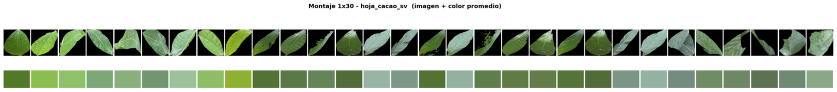
#> input picture 02_color_embeddings/montajes_1x30/hoja_cacao_sv_montaje_1x30.png, 1673 x 183 px, shrunk from 2579 x 282 before the run (shown at 1/2 size)
$ python -i color_embeddings_cacao.py   (imports and definitions only)
#> lines starting #> are read from the running program, lines starting #| are printed output that depends on the picture; after the words box and inside, x2 and y2 are one past the last pixel; in counts of white or black regions, pixels touching at a corner belong together
#> further down, picture is the input picture: shape (183, 1673, 3); mean B, G, R 169.4, 185.4, 174.8
"""LOGICA DE COLOR - Identificar hoja de cacao por cambios en el embedding de color
La pigmentacion antocianica del brote (verde -> rojizo -> violaceo) es un descriptor
varietal altamente heredable (UPOV C1). Este modulo construye un "embedding de color"
por objeto segmentado y mide como cambia entre clases/variedades.

Embedding de color por objeto (vector interpretable, no caja negra):
  - Histograma HSV (H:16 + S:8 + V:8 bins)  -> distribucion de matiz/saturacion
  - Estadisticos Lab (media a*, b*)          -> eje rojo-verde / azul-amarillo
  - NGRDI = (G-R)/(G+R)                        -> indice de verdor
  - RGBVI = (G^2 - R*B)/(G^2 + R*B)            -> vigor foliar
  - Ratio antocianina = R/(R+G)                -> proxy de pigmentacion roja [0,1]

Salida: catalogo_color.csv (una fila por objeto) + color_embeddings.npy
"""
import sys, json, datetime
from pathlib import Path
import numpy as np
import cv2

sys.path.insert(0, str(Path(__file__).resolve().parents[1] / "00_config"))
from utils_config import ruta_salida  # noqa: E402


def embedding_color(img_bgr):
    """Devuelve un vector de color interpretable a partir de pixeles NO negros
    (los recortes segmentados tienen fondo negro por SAM)."""
    mask = np.any(img_bgr > 8, axis=2)
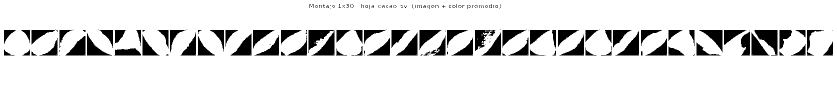
#> mask: shape (183, 1673) bool (shown at 1/2 size); 88.6% white; 191 black regions (115 under 20 px), largest, box (x1, y1, x2, y2) and area: (617, 60, 669, 111) 1930, (1509, 60, 1555, 111) 1226, (1231, 62, 1278, 111) 956
    if mask.sum() < 30:
        return None
    b, g, r = [img_bgr[:, :, i][mask].astype(np.float32) for i in range(3)]
    eps = 1e-6

    hsv = cv2.cvtColor(img_bgr, cv2.COLOR_BGR2HSV)
#> hsv: shape (183, 1673, 3); mean H, S, V 19.3, 31.8, 185.4
    h_hist = cv2.calcHist([hsv], [0], mask.astype(np.uint8), [16], [0, 180]).flatten()
#> h_hist = [164956, 62, 752, 14607, 53196, 16623, 19010, 1419, 118, 2, 79, 78, 163, 156, 32, 1]
    s_hist = cv2.calcHist([hsv], [1], mask.astype(np.uint8), [8], [0, 256]).flatten()
#> s_hist = [170776, 34143, 20839, 20161, 15771, 7200, 2253, 111]
    v_hist = cv2.calcHist([hsv], [2], mask.astype(np.uint8), [8], [0, 256]).flatten()
#> v_hist = [2849, 2032, 4842, 32932, 25610, 30745, 9594, 162650]
    h_hist /= (h_hist.sum() + eps); s_hist /= (s_hist.sum() + eps); v_hist /= (v_hist.sum() + eps)
#> after `h_hist /= h_hist.sum() + eps`: h_hist = [0.608, 0.000229, 0.00277, 0.0538, 0.196, 0.0613, 0.0701, 0.00523, 0.000435, 7.37e-06, 0.000291, 0.000288, 0.000601, 0.000575, 0.000118, 3.69e-06]
#> after `s_hist /= s_hist.sum() + eps`: s_hist = [0.63, 0.126, 0.0768, 0.0743, 0.0581, 0.0265, 0.00831, 0.000409]
#> after `v_hist /= v_hist.sum() + eps`: v_hist = [0.0105, 0.00749, 0.0179, 0.121, 0.0944, 0.113, 0.0354, 0.6]

    lab = cv2.cvtColor(img_bgr, cv2.COLOR_BGR2LAB)
#> lab: shape (183, 1673, 3); mean of channels 0, 1, 2 185.2, 121.4, 135.2
    a_mean = float(lab[:, :, 1][mask].mean())
#> a_mean = 120.6
    bb_mean = float(lab[:, :, 2][mask].mean())
#> bb_mean = 136.1

    ngrdi = float(np.mean((g - r) / (g + r + eps)))
#> ngrdi = 0.0476
    rgbvi = float(np.mean((g**2 - r*b) / (g**2 + r*b + eps)))
#> rgbvi = 0.128
    # Proxy de pigmentacion roja acotado a [0,1]: R / (R+G). Estable aunque G~0.
    antocianina = float(np.mean(r / (r + g + eps)))
#> antocianina = 0.476

    return np.concatenate([h_hist, s_hist, v_hist,
                           [a_mean/255, bb_mean/255, ngrdi, rgbvi, antocianina]]).astype(np.float32)


# [42 lines left out: function main, not called in this run]


# [2 lines not run here, left out]

>>> import cv2
>>> picture = cv2.imread('montajes_1x30/hoja_cacao_sv_montaje_1x30.png')
>>> result = embedding_color(picture)
#> result = 37 values, max 0.63 at index 16, min 3.69e-06 at index 15, mean 0.126
